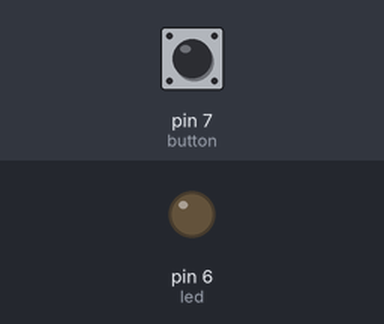
A sketch run on a simulated Arduino Uno, built with avr-gcc and run on an emulated ATmega328P. On the bench: output pins drawn as LEDs (lit = HIGH). Inputs (shaded band) come from the test bench; at power-on: pin 7 (button) LOW.

Above: at 1.4 s.
1.5 s: pin 7 (button) pulled HIGH for 0.35 s
At 1.9 s:
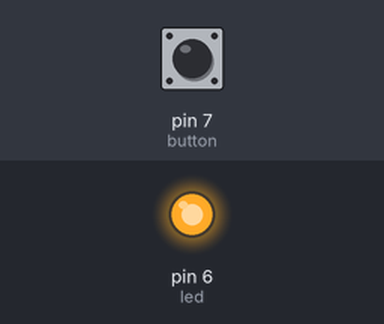
3.6 s: pin 7 (button) pulled HIGH for 3.2 s
At 7.8 s:
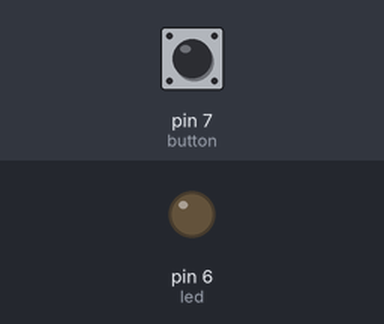
Timing chart, 0 to 9.3 s (numbered marks = the images above; inputs shaded):
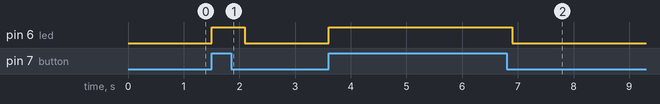

The sketch:

led_button.ino
```cpp
int led = 6;
int button = 7;
int state = LOW;

void setup() {
  pinMode(led, OUTPUT);
  pinMode(button, INPUT);

}

void loop() {
  state = digitalRead(button);
  digitalWrite(led,state);

  delay(300);
}
```

Measured:
- after the input at 1.5 s, pin 6 (led): LOW → HIGH at once, → LOW 0.60 s later
- after the input at 3.6 s, pin 6 (led): LOW → HIGH at once, → LOW 3.3 s later
